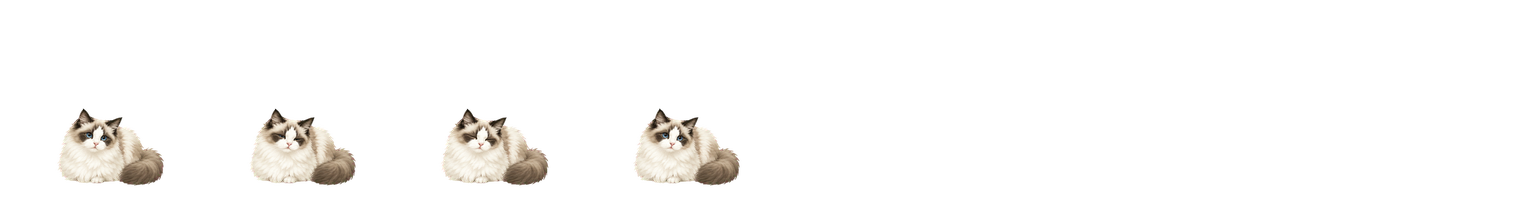
#> input picture assets/pet/loaf.png, 1536 x 208 px, given in place of spritesheet-extended.png, which was not available
$ python export_art.py
#> lines starting #> are read from the running program, lines starting #| are printed output that depends on the picture; pictures that were not available may be replaced by others from this repository, and a replacement may not be noted
"""Package approved generated artwork and final-byte previews."""
from pathlib import Path
from PIL import Image,ImageDraw,ImageFont
import json,shutil
ROOT=Path(__file__).parent
ASSETS=ROOT.parents[1]/'assets'/'pet'
ASSETS.mkdir(parents=True,exist_ok=True)
states=['idle','running-right','running-left','waving','jumping','failed','waiting','running','review']
counts=[6,8,8,4,5,8,6,6,6]
atlas=Image.open(ROOT/'final'/'spritesheet-extended.png').convert('RGBA')
#> atlas is the input picture: PIL image 1536x208 RGBA; mean R, G, B, A 14.5, 13.5, 12.2, 17.2
for row,(state,count) in enumerate(zip(states,counts)):
    folder=ROOT/'final'/'frames'/state;folder.mkdir(parents=True,exist_ok=True)
    for col in range(count):atlas.crop((192*col,208*row,192*(col+1),208*(row+1))).save(folder/f'{col:02}.png')
#> this loop made 9 passes
#> pass 1, `for col in range(count):atlas.crop((192*col,208*row,192*(col+1),208*(r..`:
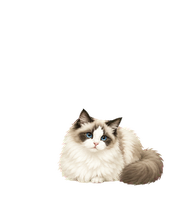
#> saved as 00.png: PIL image 192x208 RGBA; mean R, G, B, A 28.9, 26.9, 24.3, 34.2; transparent parts drawn white
#> pass 1, `for col in range(count):atlas.crop((192*col,208*row,192*(col+1),208*(r..`:
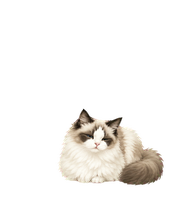
#> saved as 01.png: PIL image 192x208 RGBA; mean R, G, B, A 29.1, 27.1, 24.4, 34.3; transparent parts drawn white
#> pass 1, `for col in range(count):atlas.crop((192*col,208*row,192*(col+1),208*(r..`:
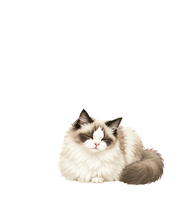
#> saved as 02.png: PIL image 192x208 RGBA; mean R, G, B, A 29.4, 27.3, 24.7, 34.7; transparent parts drawn white
shutil.copy2(ROOT/'frames'/'frames-manifest.json',ROOT/'final'/'frames'/'frames-manifest.json')
shutil.copy2(ROOT/'final'/'spritesheet-extended.png',ASSETS/'spritesheet.png')
for state in ['transitions','loaf']:
    strip=Image.new('RGBA',(1536,208))
#> strip: PIL image 1536x208 RGBA; every value is 0
    for i,p in enumerate(sorted((ROOT/'frames'/state).glob('*.png'))):strip.alpha_composite(Image.open(p),(192*i,0))
    strip.save(ROOT/'final'/f'{state}-raw.png')
names=['idle','runRight','runLeft','waving','jumping','failed','waiting','running','review']
fps=[3.2,16,16,5,6,5,3.2,4.5,4]
animations={name:{'row':i,'frames':count,'fps':rate,'loop':name not in ['waving','jumping','failed']} for i,(name,count,rate) in enumerate(zip(names,counts,fps))}
animations.update({
 'settle':{'sheet':'transitions.png','row':0,'frames':6,'fps':9,'loop':False},
 'rise':{'sheet':'transitions.png','row':0,'frames':6,'fps':9,'loop':False,'reverse':True},
 'standToRun':{'sheet':'transitions.png','row':0,'frames':3,'fps':9,'loop':False},
 'runToStand':{'sheet':'transitions.png','row':0,'frames':3,'fps':9,'loop':False,'reverse':True},
 'loaf':{'sheet':'loaf.png','row':0,'frames':4,'fps':1.5,'loop':True}
})
manifest={'name':'小咪','id':'mimi','version':1,'spriteVersionNumber':2,'sheet':'spritesheet.png','cell':{'width':192,'height':208},'columns':8,'rows':11,'groundY':184,'animations':animations,'look':{'startRow':9,'frames':16},'artwork':{'style':'painterly','source':'built-in imagegen, grounded in 13 user cat photos','registration':'row-wide anatomical scale calibration; fixed stage and ground; never per-frame fit'}}
(ASSETS/'manifest.json').write_text(json.dumps(manifest,ensure_ascii=False,indent=2),encoding='utf-8')
labels=['000','022.5','045','067.5','090','112.5','135','157.5','180','202.5','225','247.5','270','292.5','315','337.5']
expected=['up','up-right','up-right','up-right','right','down-right','down-right','down-right','down','down-left','down-left','down-left','left','up-left','up-left','up-left']
evidence=[
 'Chin lifted, nostrils visible under raised nose; both blue eyes point above face center.',
 'Nose rises toward upper right; raised chin and visible screen-right-facing muzzle supply both axes.',
 'Head yaw and blue eye face right; raised nose and chin preserve upward pitch. Similar to preceding angle but no reversal.',
 'Nose tip points to right edge while chin remains subtly raised; pupil is on upper right of eye surface.',
 'Clear right profile with nose and blue eye on screen-right of ear/cheek center; torso remains seated front.',
 'Right profile begins to bow, muzzle and pupil point slightly below the prior right cardinal.',
 'Nose points down and right, crown visible, chin sinks into screen-right chest.',
 'Head is bowed steeply; nose remains on screen-right of skull center and points toward right forepaw.',
 'Both ears flatten with bowed crown; centered nose and eyes aim down between planted forepaws.',
 'Bowed nose shifts left of crown, both gaze and muzzle aim to lower-left paw.',
 'Left muzzle is visible while crown faces viewer; nose and pupil are below head center.',
 'Head turns left with slight downward chin pitch; gaze stays below the horizontal left cardinal.',
 'Clear left profile, nose and blue eye on screen-left side of cheek and ear; seated body remains fixed.',
 'Left profile begins upward chin lift; blue eye and nose tip point above left edge.',
 'Nose is angled upper-left with lifted chin and visible underside of muzzle.',
 'Chin strongly raised, eyes aim nearly upward but muzzle remains slightly left; flows into up cardinal.'
]
records={label:{'expected':exp,'observed':exp,'verdict':'warning' if label in ['022.5','045'] else 'pass','evidence':ev} for label,exp,ev in zip(labels,expected,evidence)}
(ROOT/'qa'/'direction-semantics.json').write_text(json.dumps({'directions':records,'review':'Labeled native-size and zoom review of exact encoded final atlas; all four cardinals unambiguous; minor near-up adjacent similarity.'},indent=2),encoding='utf-8')
print(ASSETS)
